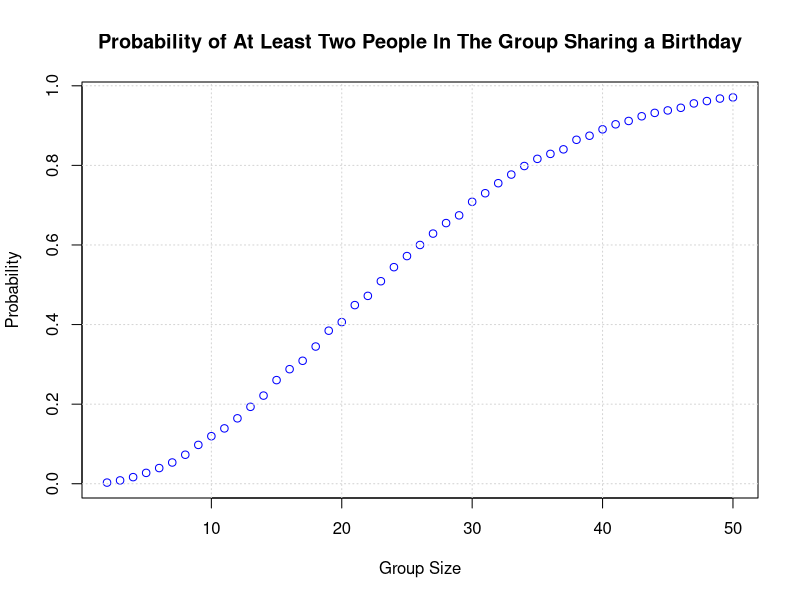
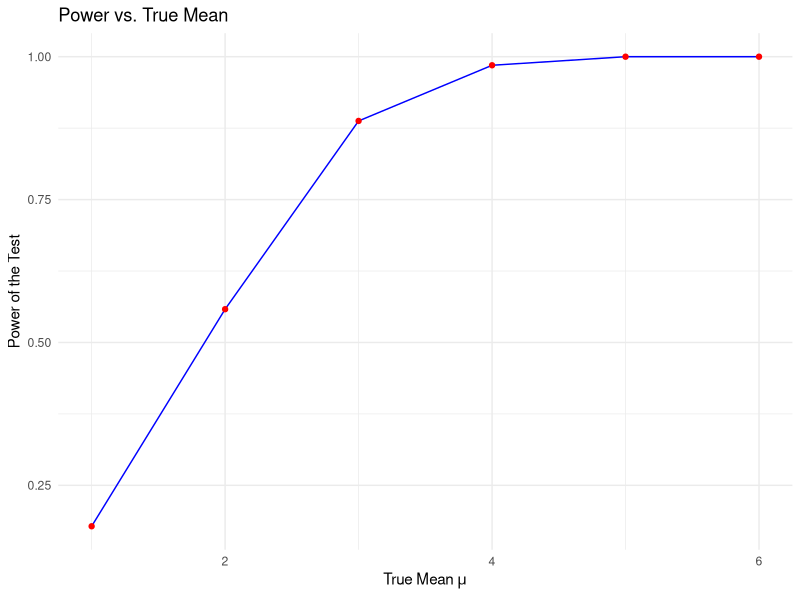
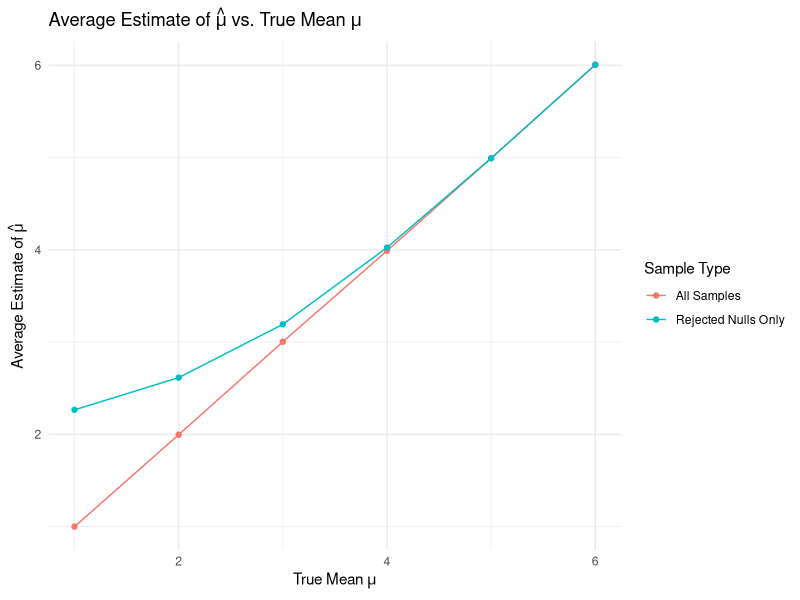

R code for these plots, in order:
## ---- chunk 1
# Load Required Packages
library(tidyverse)
library(broom)
library(knitr)
library(ggplot2)
## ---- chunk 2
check_duplicate_birthday <- function(group_size) {
  birthdays <- sample(1:365, group_size, replace = TRUE)
  return(any(duplicated(birthdays)))
}

simulate_probabilities <- function(group_sizes, num_simulations = 10000) {
  probabilities <- sapply(group_sizes, function(n) {
    duplicates <- sum(replicate(num_simulations, check_duplicate_birthday(n)))
    return(duplicates / num_simulations)
  })
  return(probabilities)
}

group_sizes <- 2:50
probabilities <- simulate_probabilities(group_sizes)

plot(
  group_sizes, probabilities, type = "p", pch = 1, col = "blue",
  xlab = "Group Size", ylab = "Probability",
  main = "Probability of At Least Two People In The Group Sharing a Birthday"
)
grid()


## ---- chunk 3
# Function to Simulate Mean and P-value
simulate_mean_pvalue <- function(sample_size, true_mean = 0, std_dev = 5) {
  sample_data <- rnorm(sample_size, mean = true_mean, sd = std_dev)
  t_test <- t.test(sample_data, mu = 0)
  result <- tibble(
    estimated_mean = mean(sample_data),
    p_value = t_test$p.value
  )
  return(result)
}

set.seed(1)
true_means <- 1:6
simulation_results <- map_dfr(true_means, function(mu) {
  replicate(5000, simulate_mean_pvalue(30, true_mean = mu), simplify = FALSE) %>%
    bind_rows() %>%
    mutate(true_mean = mu)
})

# Calculate power for each true mean
power_results <- simulation_results %>%
  group_by(true_mean) %>%
  summarize(power = mean(p_value < 0.05))

# Calculate average estimates
average_estimates <- simulation_results %>%
  group_by(true_mean) %>%
  summarize(
    avg_estimate_all = mean(estimated_mean),
    avg_estimate_rejected = mean(estimated_mean[p_value < 0.05])
  )

ggplot(power_results, aes(x = true_mean, y = power)) +
  geom_line(color = "blue") +
  geom_point(color = "red") +
  labs(
    x = expression("True Mean " * mu),
    y = "Power of the Test",
    title = "Power vs. True Mean"
  ) +
  theme_minimal()
## ---- chunk 4
# Combine average estimates for plotting
plot_data <- average_estimates %>%
  pivot_longer(
    cols = starts_with("avg_estimate"),
    names_to = "sample_type",
    values_to = "average_estimate"
  ) %>%
  mutate(sample_type = recode(sample_type,
    avg_estimate_all = "All Samples",
    avg_estimate_rejected = "Rejected Nulls Only"
  ))

ggplot(plot_data, aes(x = true_mean, y = average_estimate, color = sample_type)) +
  geom_line() +
  geom_point() +
  labs(
    x = expression("True Mean " * mu),
    y = expression("Average Estimate of " * hat(mu)),
    title = expression("Average Estimate of " * hat(mu) * " vs. True Mean " * mu),
    color = "Sample Type"
  ) +
  theme_minimal()
